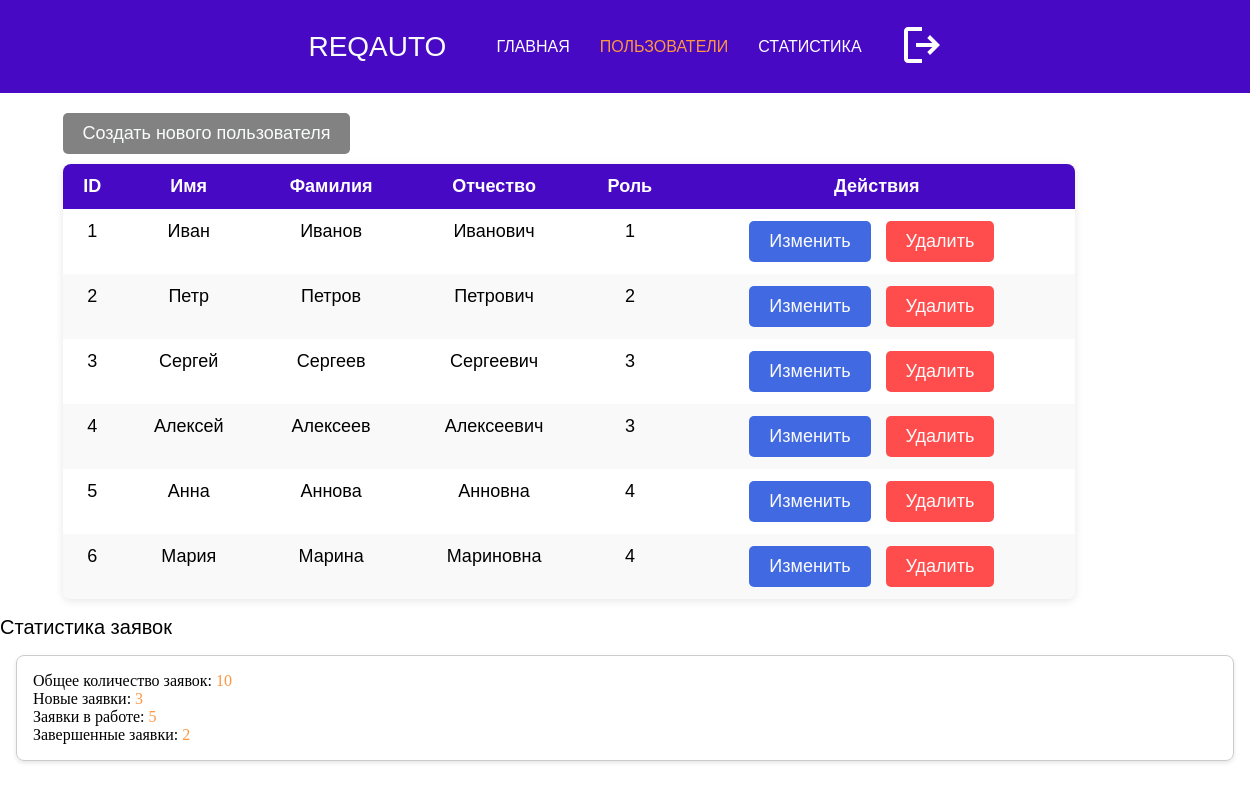
The app's page /admin_dashboard (signed in), older data.
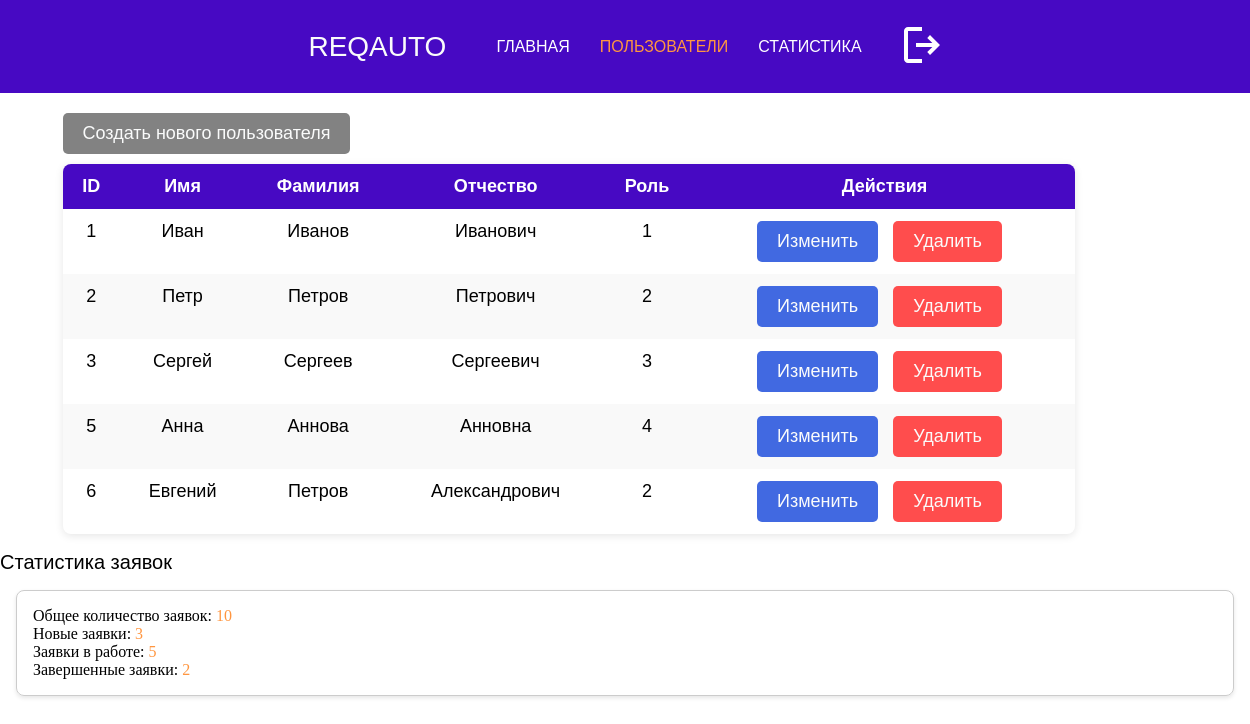
The same page, newer data.
### models.py (models this page shows)
class User(db.Model):
    __tablename__ = 'User'
    ID = db.Column(db.Integer, primary_key=True)
    username = db.Column(db.String(50), unique=True)
    password = db.Column(db.String(128))
    firstName = db.Column(db.String(50))
    lastName = db.Column(db.String(50))
    patronymic = db.Column(db.String(50))
    phone = db.Column(db.String(15))
    dateBirth = db.Column(db.Date, nullable=True)
    roleID = db.Column(db.Integer, db.ForeignKey('Role.ID'))
    photo = db.Column(db.String(256), nullable=True)

### app.py (the view)
@app.route('/admin_dashboard')
def admin_dashboard():
    if 'user_id' not in session:
        return redirect(url_for('auth'))
    user_id = session['user_id']
    user = User.query.get(user_id)
    if user.roleID != 1:
        return redirect(url_for('auth'))
    users = User.query.all()
    repair_requests = RepairRequest.query.all()
    total_requests = len(repair_requests)
    new_requests = RepairRequest.query.filter_by(statusID=1).count()
    in_progress_requests = RepairRequest.query.filter_by(statusID=2).count()
    completed_requests = RepairRequest.query.filter_by(statusID=3).count()
    return render_template('admin_dashboard.html', users=users, total_requests=total_requests,
                           new_requests=new_requests, in_progress_requests=in_progress_requests,
                           completed_requests=completed_requests)

### templates/admin_dashboard.html (shortened to what this page needs)
<!DOCTYPE html>
<html lang="en">
  <head>
    <link rel="stylesheet" href="/static/styles.css" />
    <link rel="stylesheet" href="/static/admin.css" />
  </head>
  <body>
    <header>
      <div class="logo">ReqAuto</div>
      <nav>
        <ul>
          <li><a href="{{ url_for('index') }}">Главная</a></li>
          <li><a href="#" class="active">Пользователи</a></li>
          <li><a href="#">Статистика</a></li>
          <li>
            <form
              action="{{ url_for('logout') }}"
              method="post"
              class="logout-form"
            >
              <button type="submit" class="logout-button">
                <svg
                  xmlns="http://www.w3.org/2000/svg"
                  width="24"
                  height="24"
                  viewBox="0 0 24 24"
                >
                  <path
                    fill="#ffffff"
                    d="M5 21q-.825 0-1.412-.587T3 19V5q0-.825.588-1.412T5 3h7v2H5v14h7v2zm11-4l-1.375-1.45l2.55-2.55H9v-2h8.175l-2.55-2.55L16 7l5 5z"
                  />
                </svg>
              </button>
            </form>
          </li>
        </ul>
      </nav>
    </header>
    <main>
      <section class="users-section">
        <div class="admin-controls-container">
          <button
            class="button h3 button-create"
            onclick="window.location.href='{{ url_for('create_user') }}'"
          >
            Создать нового пользователя
          </button>
          <div class="admin-table-container">
            <table class="admin-table">
              <thead>
                <tr class="h3">
                  <th>ID</th>
                  <th>Имя</th>
                  <th>Фамилия</th>
                  <th>Отчество</th>
                  <th>Роль</th>
                  <th>Действия</th>
                </tr>
              </thead>
              <tbody>
                {% for user in users %}
                <tr class="h3">
                  <td>{{ user.ID }}</td>
                  <td>{{ user.firstName }}</td>
                  <td>{{ user.lastName }}</td>
                  <td>{{ user.patronymic }}</td>
                  <td>{{ user.roleID }}</td>
                  <td>
                    <button
                      class="button h3 button-edit"
                      onclick="window.location.href='{{ url_for('edit_user', user_id=user.ID) }}'"
                    >
                      Изменить
                    </button>
                    <button
                      class="button h3 button-delete"
                      onclick="deleteUser({{ user.ID }})"
                    >
                      Удалить
                    </button>
                  </td>
                </tr>
                {% endfor %}
              </tbody>
            </table>
          </div>
        </div>
      </section>
      <section class="statistics-section">
        <h2 class="h2">Статистика заявок</h2>
        <div class="statistics-card card">
          <p>
            Общее количество заявок:
            <span class="light-text">{{ total_requests }}</span>
          </p>
          <p>
            Новые заявки: <span class="light-text">{{ new_requests }}</span>
          </p>
          <p>
            Заявки в работе:
            <span class="light-text">{{ in_progress_requests }}</span>
          </p>
          <p>
            Завершенные заявки:
            <span class="light-text">{{ completed_requests }}</span>
          </p>
        </div>
      </section>
    </main>
  </body>
</html>

### static/styles.css (style rules this page uses)
html { scroll-behavior: smooth; }
html, body, p { margin: 0; padding: 0; width: 100%; height: 100%; }
.h2 { text-transform: initial; font-family: "Rubik", sans-serif; font-weight: 100; font-size: 20px; }
.h3 { text-transform: initial; font-family: "Rubik", sans-serif; font-weight: 100; font-size: 18px; }
header { margin: 0; padding: 20px; background-color: #4709c3; width: 100%; position: sticky; display: flex; justify-content: center; top: 0; z-index: 100; }
.logo { display: flex; font-family: "Montserrat", sans-serif; font-weight: 100; text-transform: uppercase; margin-right: 50px; font-size: 28px; color: #fafbfb; align-items: center; }
nav ul { list-style: none; padding-left: 0; display: flex; justify-content: center; }
nav a { text-decoration: none; color: #fff; display: flex; justify-content: center; }
nav li { display: inline; font-family: "Montserrat", sans-serif; font-weight: 100; text-transform: uppercase; margin: 0 30px 0 0; font-size: 16px; display: flex; justify-content: center; align-items: center; }
.active { color: #ff9640; }
.light-text { color: #ff9640; }
.button { background-color: #f9fafa; width: fit-content; height: fit-content; padding: 10px 20px; max-width: 100%; border-radius: 5px; border-style: none; color: #000; }
.card { border: 1px solid #ccc; border-radius: 8px; padding: 16px; margin: 16px; box-shadow: 0 2px 4px rgba(0, 0, 0, 0.1); transition: transform 0.2s; }
.logout-button { background: none; border: none; cursor: pointer; }
.logout-button svg { width: 48px; height: 48px; }

### static/admin.css (style rules this page uses)
nav ul { list-style: none; padding-left: 0; display: flex; justify-content: center; margin: 0; }
.admin-controls-container { display: flex; flex-direction: column; align-items: flex-start; width: 90%; margin: 0 auto; }
.admin-table-container { width: 100%; }
.admin-table { width: 90%; border-collapse: collapse; box-shadow: 0 2px 8px rgba(0, 0, 0, 0.1); border-radius: 8px; overflow: hidden; }
.admin-table th { background-color: #4709c3; color: white; font-weight: bold; padding: 12px; text-align: center; border: none; }
.admin-table td { padding: 12px; text-align: center; border: none; vertical-align: top; }
.admin-table tr:nth-child(even) { background-color: #f9f9f9; }
.button-delete { background-color: #ff4d4d; color: #fafbfb; }
.button-edit { background-color: #4169e1; color: #fafbfb; }
.button-create { align-self: flex-start; margin-top: 20px; margin-bottom: 10px; background-color: #828282; color: #fafbfb; }
.button-edit, .button-delete, .button-create { margin-right: 10px; }

Row changes from the older to the newer data that the page shows:
removed User: ID "4", firstName "Алексей", lastName "Алексеев", patronymic "Алексеевич", roleID "3"
changed User id 6: firstName "Мария" → "Евгений"; lastName "Марина" → "Петров"; patronymic "Мариновна" → "Александрович"; roleID "4" → "2"
